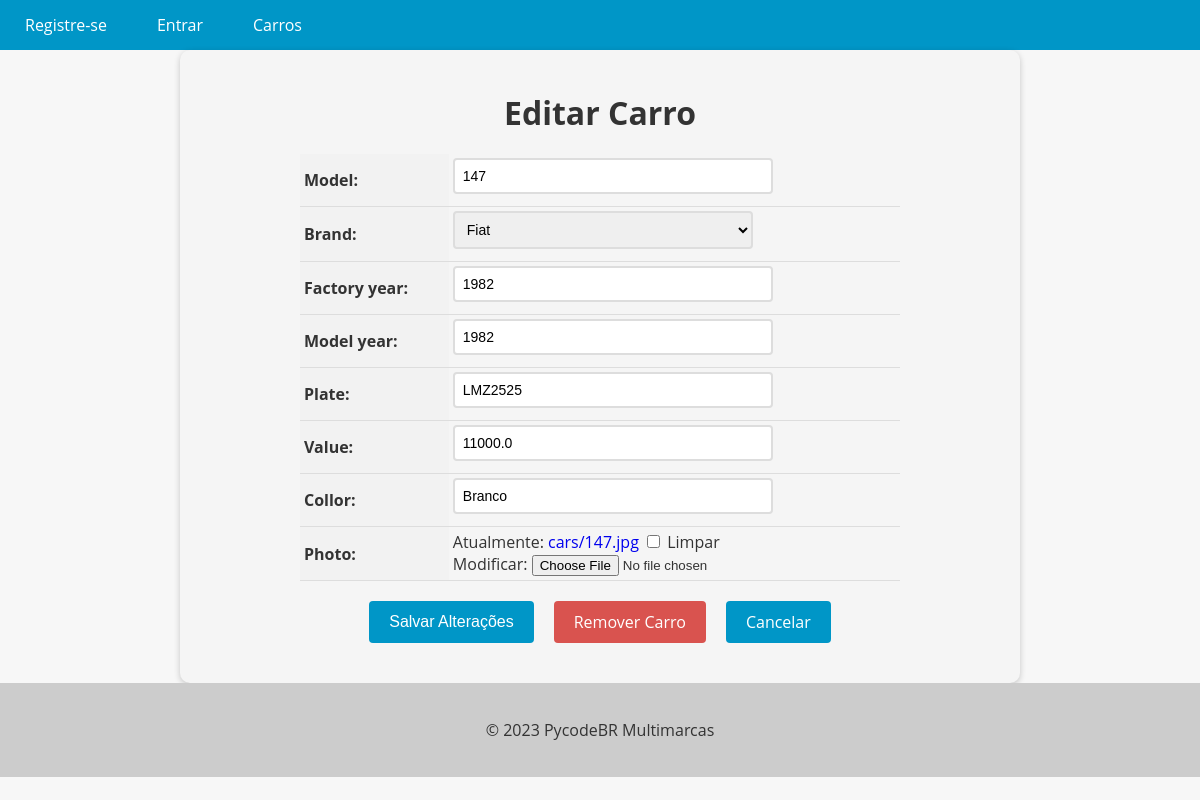
Before: /car/12/update/ with the older database file.
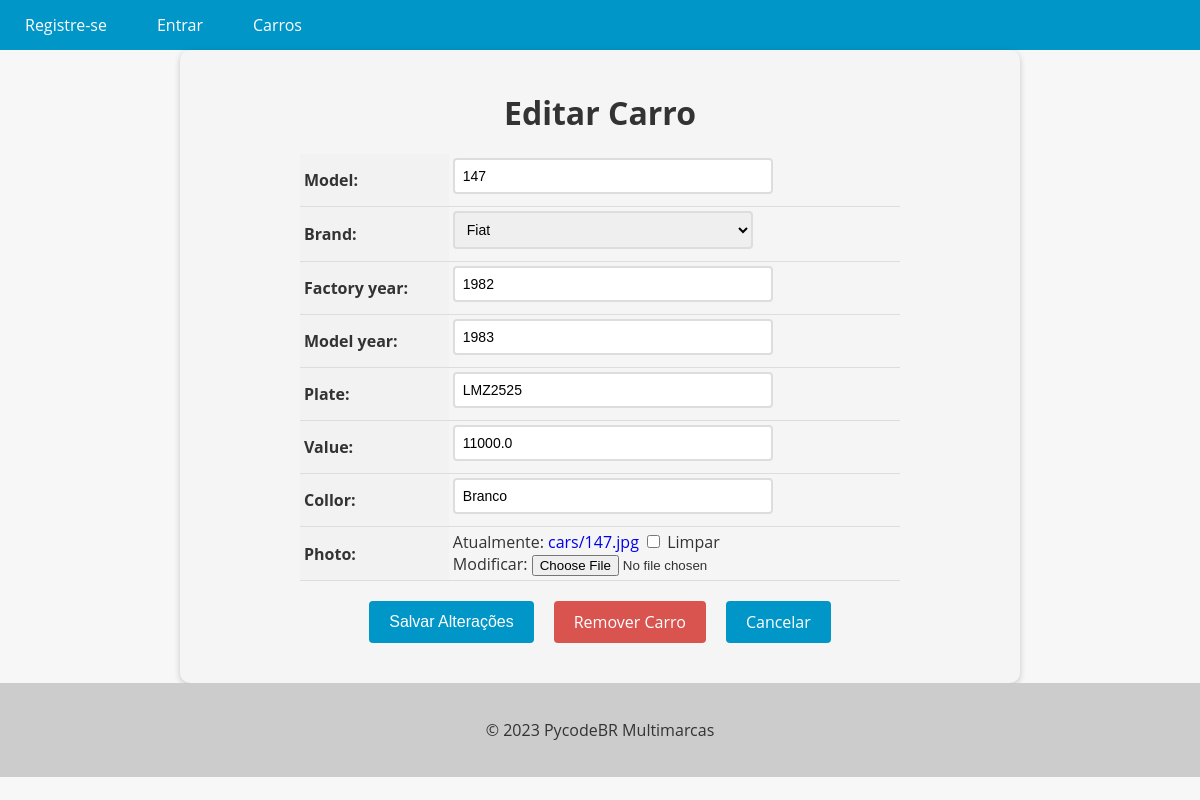
After: the same page with the newer database file.
### cars/models.py (models this page shows, shortened)
class Car(models.Model):
    id = models.AutoField(primary_key=True)
    model = models.CharField(max_length=200)
    brand = models.ForeignKey(Brand, on_delete=models.PROTECT, related_name='car_brand')
    factory_year = models.IntegerField(blank=True, null=True)
    model_year = models.IntegerField(blank=True, null=True)
    plate = models.CharField(max_length=10, blank=True, null = True)
    value = models.FloatField(blank=True, null=True)
    collor = models.CharField(max_length=30, blank=True, null=True)
    photo = models.ImageField(upload_to='cars/', blank=True, null=True)

### cars/views.py (the view, shortened to what this page needs)
# urls.py: path('car/<int:pk>/update/', CarUpdateView.as_view(), name='car_update'),
class CarUpdateView(UpdateView):
    model = Car
    form_class = CarModelForm
    template_name = 'car_update.html'

### cars/forms.py (shortened to what this page needs)
class CarModelForm(forms.ModelForm):
    class Meta:
        model = Car
        fields = '__all__'

### cars/models.py (called while the page is built)
    def __str__(self):
        return self.name

### cars/templates/car_update.html (shortened to what this page needs)
{% extends "base.html" %}
{% block content %}
  <form method="post" enctype="multipart/form-data">
    <h1>Editar Carro</h1>
    <table>
      {{ form.as_table }}
    </table>
    <div>
      <div class="buttons-container">
        <input type="submit" value="Salvar Alterações" class="btn btn-primary">
        <a href="{% url 'car_delete' pk=object.pk %}" class="btn btn-danger">Remover Carro</a>
        <a href="{% url 'cars_list' %}" class="btn btn-secondary">Cancelar</a>
      </div>
    </div>
  </form>
{% endblock %}

Changed rows visible on the page:
changed Car "Fiat": model_year "1982" → "1983"
